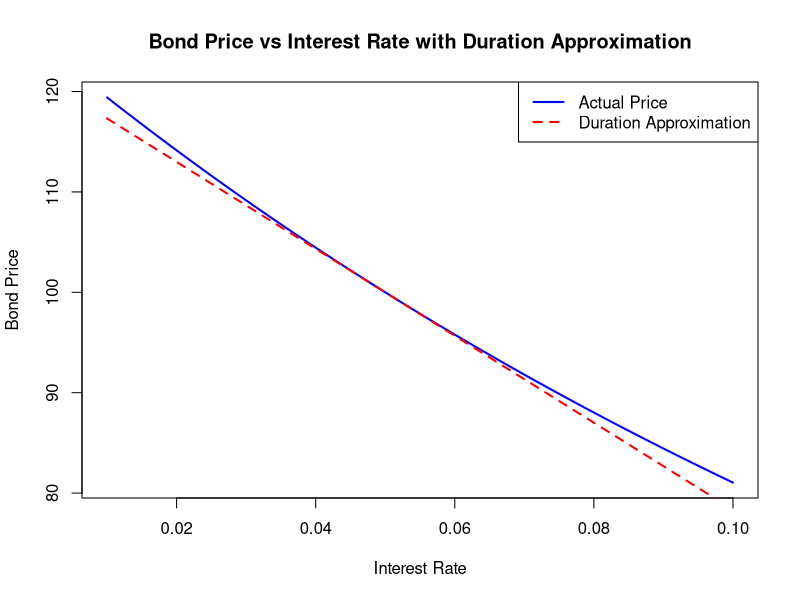

Generate this figure with R:
## ---- chunk 1
interest.rate <- .07
compound.frequency <- 4
time <- 1
face.value <- 1

# convert to ear
ear <- (1 + interest.rate/compound.frequency)^(compound.frequency) - 1
cat("Annual EAR:", ear, "\n")

# convert to continuous compounding
continuous.compounding <- function(r) {exp(r) - 1 - ear}
cc <- uniroot(continuous.compounding, lower=1e-4, upper=1, tol=1e-8)$root
cat("Continuous compounding:", cc, "\n")
## ---- chunk 2
f <- function(r) 2/(1.025)^1 + 2/(1.025)^2 + 102/(1 + r)^3 - 98.29
uniroot(f, lower=1e-4, upper=1, tol=1e-8)$root * 2
## ---- chunk 3
B <- 1100
A <- 1000
M <- c(1,2,12)

f.asm <- function(r) A * (1 + r/m)^m - B
f.c <- function(r) A * exp(r) - B

for(m in M){
  print(round(uniroot(f.asm, lower=1e-4, upper=1, tol=1e-8)$root, 4))
}
round(uniroot(f.c, lower=1e-4, upper=1, tol=1e-8)$root, 4)
## ---- chunk 4
maturity <- c(3, 6, 9, 12, 15, 18)
rate <- c(.03, .032, .034, .035, .036, .037)
knitr::kable(data.frame(Maturity=maturity, Rate=rate),
             caption="Risk free zero interest rates, per annum")
## ---- chunk 5
f <- function(z, t) (z[-1] * t[-1] - z[-length(z)] * t[-length(t)]) /
    (t[-1] - t[-length(t)])
f(rate, maturity)
## ---- chunk 6
# Bond parameters
face_value <- 100
coupon_rate <- 0.05
maturity <- 5
coupon <- face_value * coupon_rate

# Interest rate range
rates <- seq(0.01, 0.10, by = 0.001)

# Bond price function
bond_price <- function(r, n, c, FV) {
  sum <- 0
  for (i in 1:n) {
    sum <- sum + c / (1 + r)^i
  }
  sum + FV / (1 + r)^n
}

# Calculate prices for each rate
prices <- sapply(rates, bond_price, n = maturity, c = coupon, FV = face_value)

# Chosen yield for duration approximation
r0 <- 0.05
p0 <- bond_price(r0, maturity, coupon, face_value)

# Modified duration (approximate)
mod_duration <- (bond_price(r0 - 0.001, maturity, coupon, face_value) -
                 bond_price(r0 + 0.001, maturity, coupon, face_value)) /
                (2 * 0.001 * p0)

# Tangent line using duration
approx_prices <- p0 - mod_duration * p0 * (rates - r0)

# Plot
plot(rates, prices, type = "l", col = "blue", lwd = 2,
     ylab = "Bond Price", xlab = "Interest Rate",
     main = "Bond Price vs Interest Rate with Duration Approximation")
lines(rates, approx_prices, col = "red", lwd = 2, lty = 2)
legend("topright", legend = c("Actual Price", "Duration Approximation"),
       col = c("blue", "red"), lty = c(1, 2), lwd = 2)
## ---- chunk 7
bond <- c("6-month", "12-month", "18-month", "24-month", "30-month")
zero.rate <- c(.04, .042, .044, .046, .048)
knitr::kable(data.frame(bond, zero.rate),
             caption="Zero rates")
## ---- chunk 8
cash.flows <- c(4, 4, 4, 4, 4, 104)
iter <- 1:6

f <- function(y) sum(cash.flows * (1 + y)^-iter) - 104

y <- uniroot(f, lower=1e-4, upper=1, tol=1e-8)$root
cat("Semiannual yield:", round(y, 3), "\n")
cat("Annual yield:", round(y*2, 3))
## ---- chunk 9
iter <- c(.5, 1, 1.5, 2)
zero.rate <- c(.05, .06, .065, .07)

f <- function(C){
  (C/2)*exp(-.05*.5)+(C/2)*exp(-.06*1)+(C/2)*exp(-.065*1.5)+
    (100+(C/2))*exp(-.07*2) - 100
}

uniroot(f, lower=1, upper=10, tol=.001)$root
## ---- chunk 10
maturity <- c(1, 2, 3, 4, 5)
rate <- c(.02, .03, .037, .042, .045)

knitr::kable(data.frame(maturity, rate))
## ---- chunk 11
f <- function(z, t) (z[-1] * t[-1] - z[-length(z)] * t[-length(t)]) /
     (t[-1] - t[-length(t)])

forward.rate <- f(rate, maturity)

knitr::kable(data.frame(Maturity=maturity,
                        Zero.rate=rate,
                        Forward.Rate=c(NA, forward.rate)),
             caption="Calculation of forward rates")
## ---- chunk 12
f <- function(y) {
  20 * sum(exp(-y * seq(.5, 1.5, by=.5))) + 1020 * exp(-y * 2) - 1015.32
}

uniroot(f, upper=1, lower=1e-4, tol=1e-8)$root
## ---- chunk 13
f <- function(y) 5/2 * (1 - (1 + y)^-10)/y + 100 * (1 + y)^-10 - 104
y <- uniroot(f, upper=1, lower=1e-4, tol=1e-8)$root
cat("Semiannual:", y, "\n")
cat("Annual:", y * 2, "\n")
## ---- chunk 14
f <- function(r) (1 + r/12)^12 - 1.050625
uniroot(f, upper=1, lower=1e-4, tol=1e-8)$root
## ---- chunk 15
f <- function(r) exp(r) - 1.050625
uniroot(f, upper=1, lower=1e-4, tol=1e-8)$root
